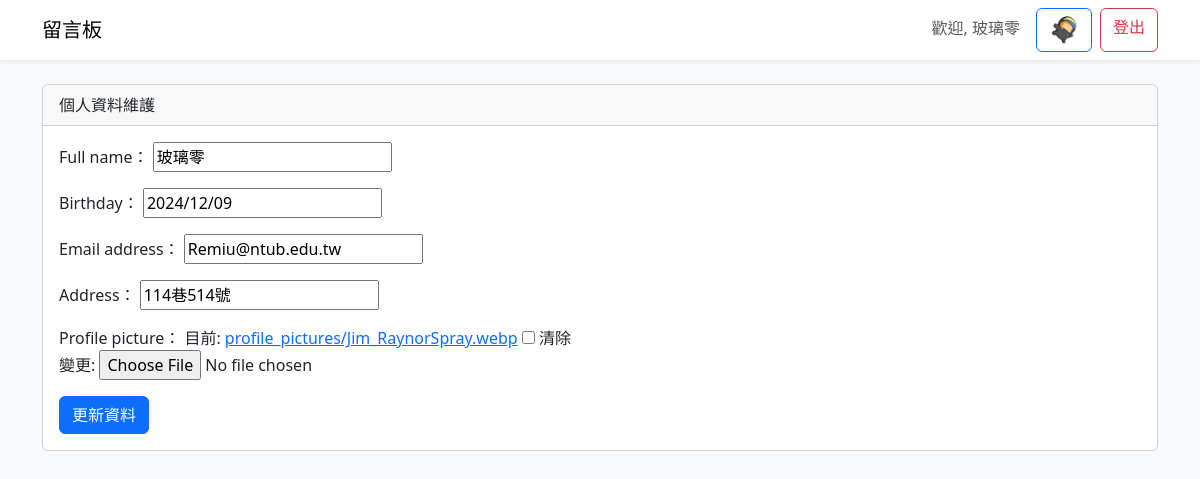
Page /profile/ (signed in) on the committed database.
### mymessages/models.py (models this page shows)
class CustomUser(AbstractUser):
    nickname = models.CharField(max_length=50, blank=True)
    bio = models.TextField(blank=True)
    full_name = models.CharField(max_length=100, blank=True)  # 姓名
    birthday = models.DateField(null=True, blank=True)  # 生日
    address = models.CharField(max_length=255, blank=True)  # 地址
    profile_picture = models.ImageField(upload_to='profile_pictures/', null=True, blank=True)  # 個人照片

### mymessages/views.py (the view)
# urls.py: path('profile/', views.user_profile, name='user_profile'),
@login_required
def user_profile(request):
    user = request.user
    if request.method == 'POST':
        form = UserProfileForm(request.POST, request.FILES, instance=user)
        if form.is_valid():
            form.save()
            messages.success(request, '個人資料已更新！')
            return redirect('user_profile')
    else:
        form = UserProfileForm(instance=user)
    return render(request, 'mymessages/userprofile.html', {'form': form})

### mymessages/forms.py
class UserProfileForm(forms.ModelForm):
    class Meta:
        model = CustomUser
        fields = ['full_name', 'birthday', 'email', 'address', 'profile_picture']

### mymessages/templates/mymessages/userprofile.html (shortened to what this page needs)
{% extends 'mymessages/base.html' %}
{% block content %}
<div class="card">
    <div class="card-header">個人資料維護</div>
    <div class="card-body">
        <form method="post" enctype="multipart/form-data">
            {% for field in form %}
                <div class="mb-3">
                    {{ field.label_tag }}
                    {{ field }}
                </div>
            {% endfor %}
            <button type="submit" class="btn btn-primary">更新資料</button>
        </form>
    </div>
</div>
{% endblock %}

### mymessages/templates/mymessages/base.html (shortened to what this page needs)
<!DOCTYPE html>
<html lang="zh-TW">
<head>
    <link href="https://cdn.jsdelivr.net/npm/bootstrap@5.3.0/dist/css/bootstrap.min.css" rel="stylesheet">
</head>
<body class="bg-light">
    <nav class="navbar navbar-expand-lg navbar-light bg-white shadow-sm">
        <div class="container">
            <a class="navbar-brand" href="{% url 'message_list' %}">留言板</a>
            <div class="navbar-nav ms-auto">
                {% if user.is_authenticated %}
                    <span class="navbar-text me-3">歡迎, {{ user.username }}</span>
                    {% if user.profile_picture %}
                    <a href="{% url 'user_profile' %}" class="btn btn-outline-primary me-2">
                        <img src="{{ user.profile_picture.url }}" alt="Profile Picture" style="width: 30px; height: 30px; border-radius: 50%;">
                    </a>
                    {% else %}
                        <a href="{% url 'user_profile' %}" class="btn btn-outline-primary me-2">個人資料</a>
                    {% endif %}
                    <a href="{% url 'logout' %}" class="btn btn-outline-danger">登出</a>
                {% else %}
                    <a href="{% url 'login' %}" class="btn btn-outline-primary me-2">登入</a>
                    <a href="{% url 'signup' %}" class="btn btn-primary">註冊</a>
                {% endif %}
            </div>
        </div>
    </nav>
    <div class="container mt-4">
        {% block content %}{% endblock %}
    </div>
</body>
</html>

### rows in the picture
CustomUser: username "玻璃零", profile_picture (picture), form "玻璃零" "2024/12/09" "Remiu@ntub.edu.tw" "114巷514號"

### other values in the picture
{{ field.label_tag }} "Full name：" "Birthday：" "Email address：" "Address：" "Profile picture："
